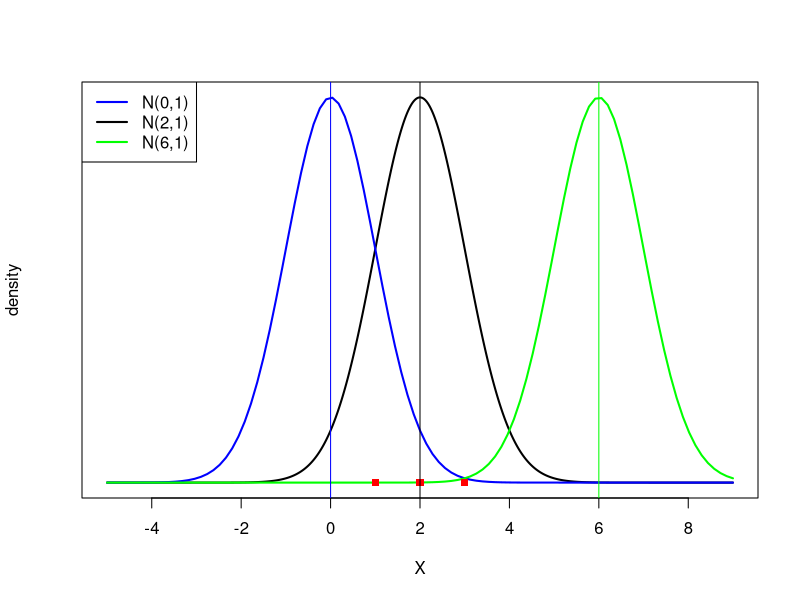
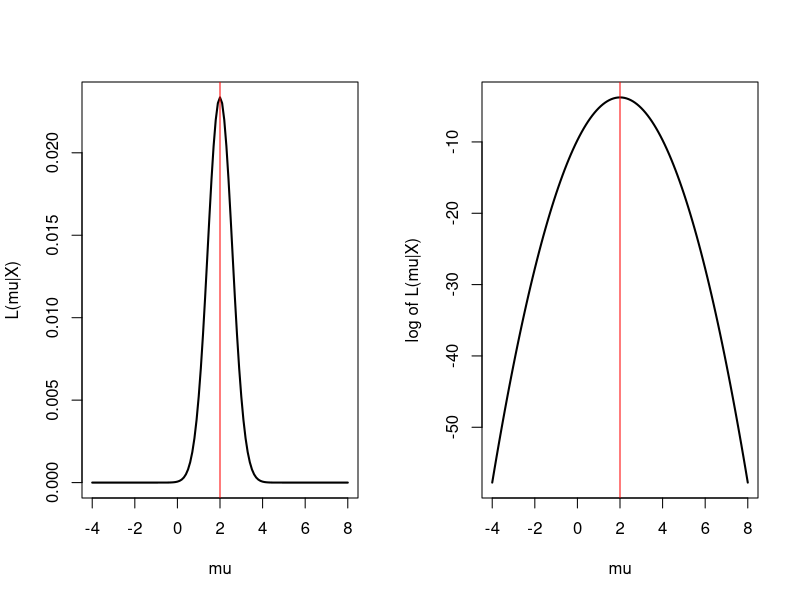

R code for these plots, in order:
## ---- chunk 1
#| warning: false
x = c(1,2,3) # Data observed
X=seq(-5,9,0.01) # X range
par(mfrow=c(1,1))
# plot density functions
plot(X,dnorm(X, mean=2, sd=1), type ="l",
     col="black", lwd=2, add=TRUE, yaxt="n",ylab="density")
curve(dnorm(x, mean=0, sd=1), type ="l", col="blue",
      lwd=2, add=TRUE, yaxt="n")
curve(dnorm(x, mean=6, sd=1), type ="l", col="green"
        , lwd=2, add=TRUE, yaxt="n")
# points for data X
points(x,c(0,0,0),col="red",pch=15)
legend("topleft", legend=c("N(0,1)", "N(2,1)","N(6,1)"),
       col=c("blue", "black","green"), lty=1,cex=1,lwd=2)
abline(v=c(0,2,6),col=c("blue","black","green"))

# Calculation of Likelihood vales at different mean values
prod(dnorm(x,mean=0,sd=1))
prod(dnorm(x,mean=2,sd=1))
prod(dnorm(x,mean=6,sd=1))

# Plotting likelihood and log-of-likelihood 
m=seq(-4,8,0.1)
m1=rep(0,length(m))
m2=rep(0,length(m))
for(i in 1:length(m)) {
  # Likelihood
  m1[i]=prod(dnorm(x,mean=m[i],sd=1))
  # log-of-Likelihood
  m2[i]=sum(log(dnorm(x,mean=m[i],sd=1)))
}
# plotting
par(mfrow=c(1,2))
# Likelihood
plot(m,m1,type="l",ylab="L(mu|X)",xlab = "mu",lwd=2)
abline(v=2,col="red")
# Log-of-Likelihood
plot(m,m2,type="l",ylab="log of L(mu|X)",xlab = "mu",lwd=2)
abline(v=2,col="red")
